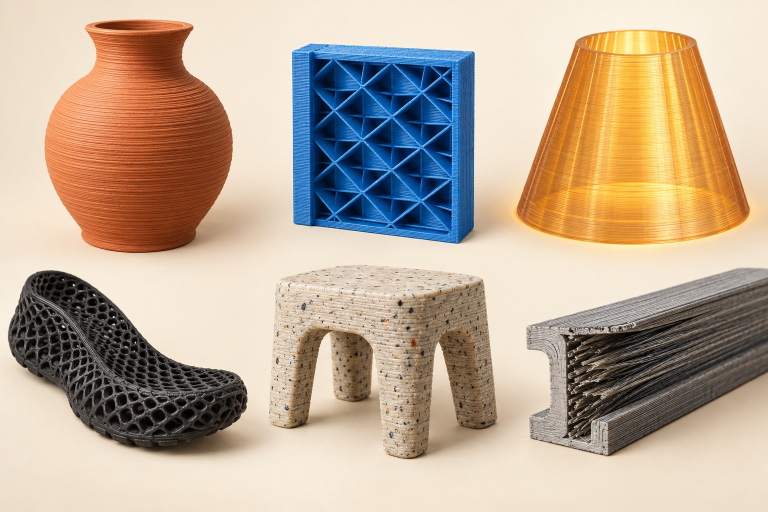
#> input picture assets/images/02-extrusion.jpg, 1536 x 1024 px (shown at 1/2 size)
$ python -i draw_steps_polymer.py   (imports and definitions only)
#> lines starting #> are read from the running program, lines starting #| are printed output that depends on the picture
"""Four-frame causal mechanisms; simplified sections, not equipment drawings."""
from pathlib import Path
import json
from process_card import *
ROOT=Path(__file__).resolve().parents[1]
OUT=ROOT/'assets/images'
BLUE='#b8d4dd'; YELLOW='#e5ba55'; POWDER='#d6c9b2'

def label(d,x,y,s,color=INK):text(d,(x,y),s,44,color)
def rows(d,x,y,width,n,new_last=True,h=32):
    for k in range(n):d.rounded_rectangle((x,y-k*h,width+x,y-k*h+h-5),radius=8,fill=ACC if k==n-1 and new_last else OLD,outline=INK,width=2)
def dots(d,box,step=28):
    for yy in range(box[1]+10,box[3]-5,step):
        for xx in range(box[0]+10,box[2]-5,step):d.ellipse((xx,yy,xx+5,yy+5),fill='#ab9b82')
def plate(d,y=820):
    d.rectangle((170,y,1020,y+35),fill=INK);label(d,800,y+43,'成形平台')
def nozzle(d,x,y):
    d.rectangle((x-48,y-105,x+48,y-25),fill=INK);d.polygon([(x-48,y-25),(x+48,y-25),(x,y+25)],fill=INK)
    d.line((x,y-185,x,y-105),fill=ACC,width=20)
# [4 lines left out: function tank, not called in this run]

def fff(i):
    titles=['原料：丝材进入热端','动作：熔体沿路径铺下','累积：新一层接在旧层上','出机：取件，再修整']
    im,d=card('FFF · 材料挤出',i,4,titles[i-1])
    plate(d)
    if i==1:
        d.ellipse((220,250,450,480),outline=INK,width=18);d.ellipse((295,325,375,405),outline=INK,width=12)
        d.line((435,315,700,315,700,470),fill=ACC,width=19);nozzle(d,700,575)
        label(d,200,520,'热塑性丝材');label(d,780,410,'送料 ↓');label(d,780,540,'热端加热')
        arrow(d,(700,615),(700,770));label(d,320,710,'此时平台上还没有零件')
    elif i==2:
        rows(d,310,782,390,1);nozzle(d,700,750)
        arrow(d,(485,600),(785,600));label(d,410,515,'喷嘴沿截面路径移动')
        label(d,245,360,'软化的塑料被连续挤出');label(d,280,420,'接触平台后冷却定形')
        arrow(d,(885,685),(700,797));label(d,870,615,'首层')
    elif i==3:
        rows(d,310,782,390,5,new_last=False);rows(d,420,622,280,4);nozzle(d,700,494)
        label(d,170,255,'保留前面已经打印的层');label(d,170,315,'只在当前高度补入新材料')
        arrow(d,(900,500),(730,510));label(d,850,410,'本层');label(d,820,710,'旧层')
        arrow(d,(240,690),(240,535));label(d,70,455,'层高递增')
    else:
        rows(d,310,782,390,5,False);rows(d,420,622,280,4,False)
        label(d,180,260,'同一阶梯件：由路径逐层叠成');label(d,180,330,'冷却后从平台取下')
        arrow(d,(850,620),(850,470));label(d,780,400,'取件 ↑');label(d,190,880,'有支撑时，还需去支撑与修整',INK)
    footer(d,'侧面简化示意；橙色＝本步材料，青灰＝已成形材料。路径与层厚不按比例。')
    return im

# [79 lines left out: functions vat, powderbed, powder, not called in this run]

STORY=[
('fff','02','一根丝如何逐层变成阶梯件',[
('原料进入热端','丝材由送料机构送进热端，受热软化后才可从喷嘴挤出；此时平台上还没有零件。'),
('沿截面路径铺下首层','喷嘴一边移动、一边挤出塑料，把当前截面转成连续线条。首层先附着平台，随后冷却定形。图中侧视只画出一道线的截面。'),
('新层连接旧层','平台与喷嘴改变相对高度，下一层路径落到上一层上。新挤出的材料与已有塑料结合；截面变窄后，上部自然形成台阶。'),
('取件并修整','完成全部路径后，零件冷却并从平台取下。这个示例没有悬空区；其他几何如使用支撑，还需去支撑与修整。')],['https://ultimaker.com/learn/introduction-to-fff-3d-printing/']),
('vat','03','一槽液体如何长出一个固体',[
('平台靠近槽底','图示采用典型倒置结构：液体在槽中，平台靠近透明槽底，预留首层成形所需间隙。间隙在图中刻意夸大，实际由设备控制。'),
('光只固化需要的截面','光透过槽底照到目标区域，引发树脂固化。第一层连接平台；后续层连接已有零件。图中橙色表示固化材料，不是把整槽液体一起变硬。'),
('分离、补液，再曝光','平台带着已有结构抬升，使新层与槽底分离；树脂流入腾出的空间，平台再到下一次曝光位置。重复这一循环，零件从平台向下延长，同时随平台上移。图示简化了早期附着层。'),
('清洗与后固化','取下的零件表面仍可能带有未固化树脂。按材料要求清洗和后固化，再去支撑与修整；具体先后顺序和条件应遵循对应材料流程。')],['https://formlabs.com/blog/ultimate-guide-to-stereolithography-sla-3d-printing/']),
('sls','04','SLS：激光怎样在粉中留下形状',[
('铺平薄粉层','铺粉器把预热的高分子粉末摊成薄层。松散粉末本身不是成品，平台上也不会一次出现完整三维形状。'),
('激光扫描当前截面','激光只扫描当前截面需要的区域，使粉末受热结合；周围未被选中的粉末仍保持松散。橙色区域只是这一层，不是整个零件。'),
('下降、铺粉、重复','成形平台下降一层，铺粉器覆盖新粉，激光再次扫描。新结合的截面连接下面已有材料；旁边的松粉包围并支承它，零件逐渐埋入粉床。'),
('先冷却，再取出','构建结束后按工艺受控冷却，再清除松粉，才露出同一阶梯件。必要时还要喷砂、染色或平滑；封闭腔体中的粉不会自行消失。')],['https://formlabs.com/blog/what-is-selective-laser-sintering/']),
('mjf','04','MJF：液体标记与热能怎样配合',[
('铺好聚合物粉层','起点同样是一层高分子粉末。后面的液体主要用于调节局部热响应，而不是承担成品的主要体积。'),
('先给截面做功能标记','喷头按截面选择性沉积功能剂。图中橙区表示已标记的粉，尚不等于固体零件；边界附近还可使用细化剂控制热行为，图中省略其细小分布。'),
('施加热能并逐层累积','红外热能与功能剂配合，让目标粉区熔结并连接前一层。之后平台下降、重新铺粉、喷剂、加热，重复形成三维形状。它不是用胶水把冷粉粘在一起。'),
('冷却清粉后才能使用','构建完成后依系统流程冷却、取出并清粉，露出与前图对应的阶梯件。表面处理和尺寸检验仍是制造链的一部分。')],['https://www.hp.com/us-en/printers/3d-printers/learning-center/3d-print-binder-vs-material-jetting.html'])]
metadata=[]
# [8 lines not run here, left out]
# Idempotent chapter insertion before existing conceptual comparisons.
anchors={'02':'## 喷嘴画的不是实体，而是路径','03':'## 同样用光，如何“画一层”很不同','04':'## 颗粒感可以是风格，也可以需要处理'}
# [11 lines not run here, left out]

>>> import cv2
>>> picture = cv2.imread('../assets/images/02-extrusion.jpg', cv2.IMREAD_GRAYSCALE)
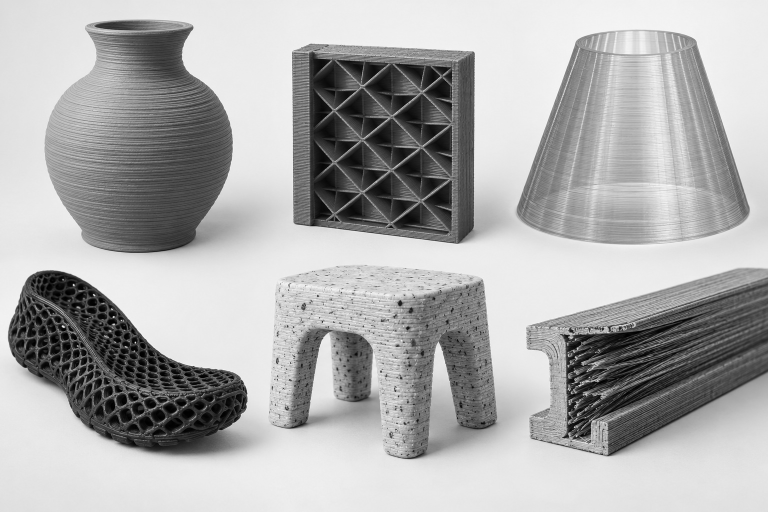
#> picture: shape (1024, 1536) (shown at 1/2 size); min 0, max 255, mean 172.9
#> (the run stopped early here; a loop or call above may not have finished)

$ run again, on assets/images/03-resin.jpg
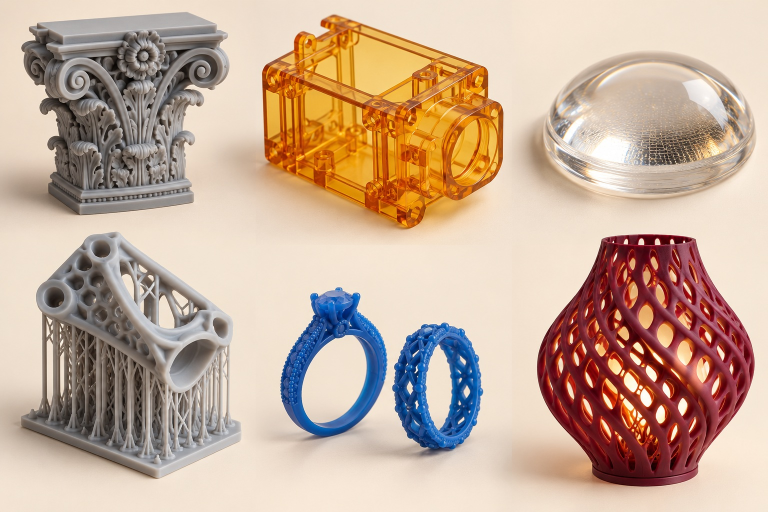
#> input picture assets/images/03-resin.jpg, 1536 x 1024 px (shown at 1/2 size)
#> `picture = cv2.imread('../assets/images/02-extrusion.jpg', cv2.IMREAD_G..`:
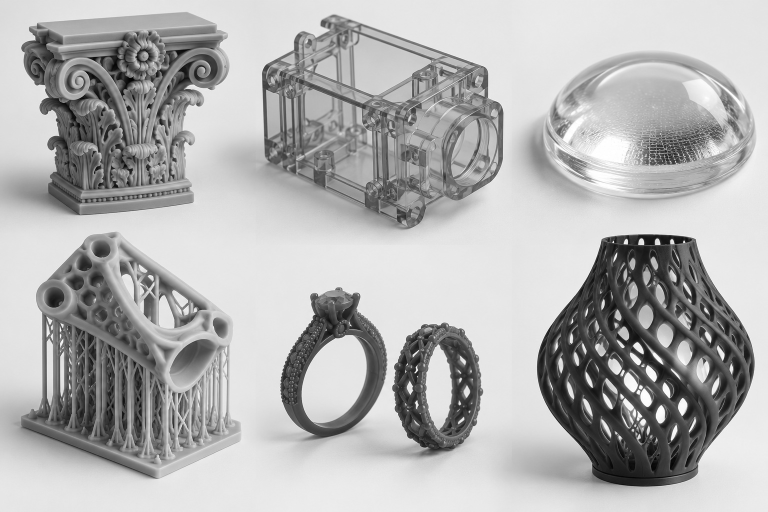
#> picture: shape (1024, 1536) (shown at 1/2 size); min 0, max 255, mean 177

$ run again, on assets/images/04-powder-metal.jpg
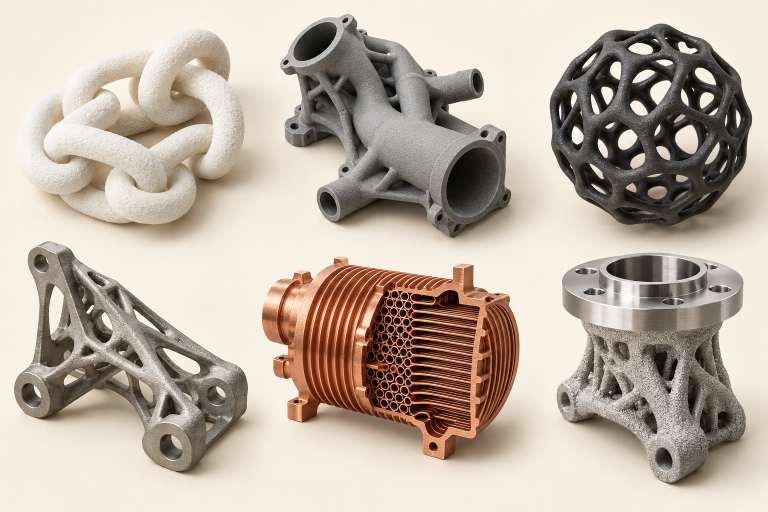
#> input picture assets/images/04-powder-metal.jpg, 1536 x 1024 px (shown at 1/2 size)
#> `picture = cv2.imread('../assets/images/02-extrusion.jpg', cv2.IMREAD_G..`:
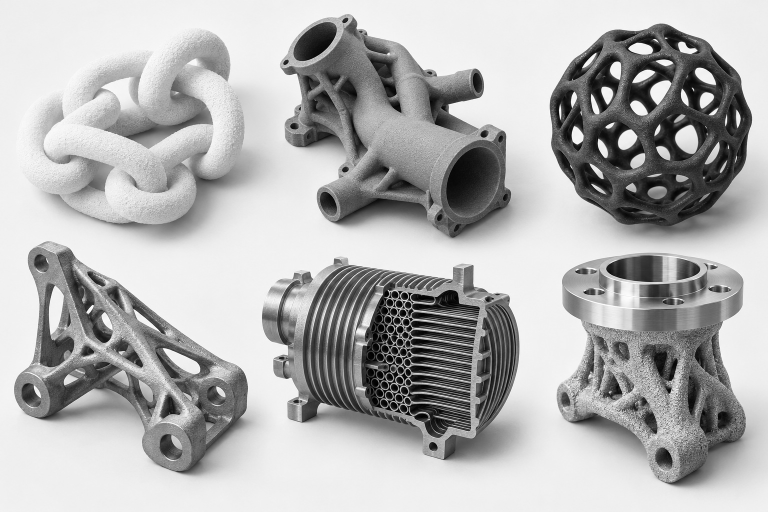
#> picture: shape (1024, 1536) (shown at 1/2 size); min 0, max 255, mean 177.7

$ run again, on assets/images/06-cnc.jpg
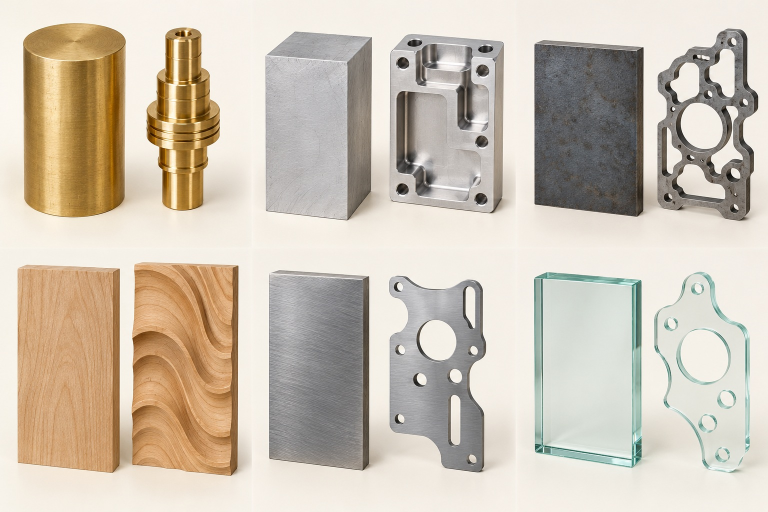
#> input picture assets/images/06-cnc.jpg, 1536 x 1024 px (shown at 1/2 size)
#> `picture = cv2.imread('../assets/images/02-extrusion.jpg', cv2.IMREAD_G..`:
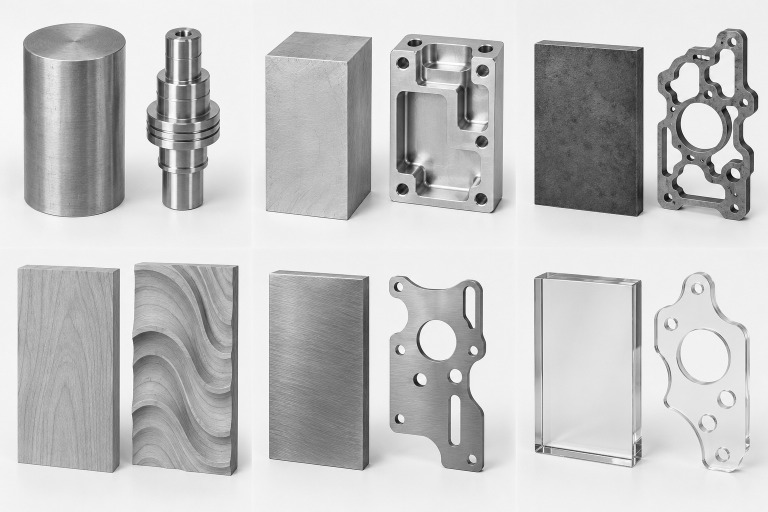
#> picture: shape (1024, 1536) (shown at 1/2 size); min 0, max 255, mean 195.8
